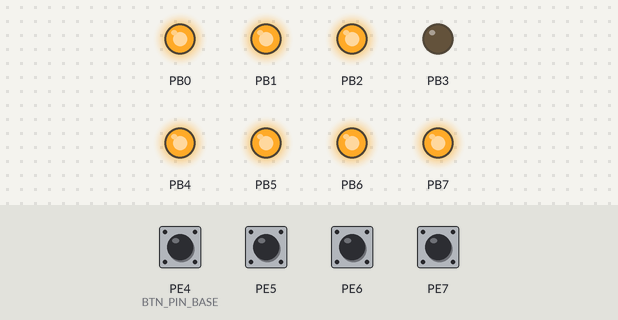
Recording of a program running on a simulated ATmega128, built with avr-gcc and emulated at 14.7456 MHz. Shown: output pins drawn as LEDs (lit = HIGH). Dashed ring = blinking. Inputs (shaded band) come from the test bench; at power-on: PE4 (BTN_PIN_BASE), PE5–7 HIGH.

Above: at 1.2 s.
1.3 s: PE4 (BTN_PIN_BASE) pulled LOW for 0.15 s
At 1.37 s:
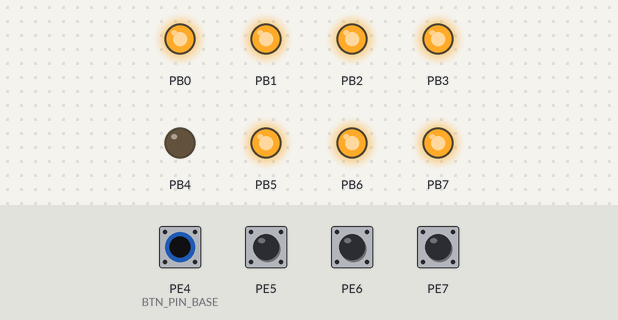
At 1.87 s:
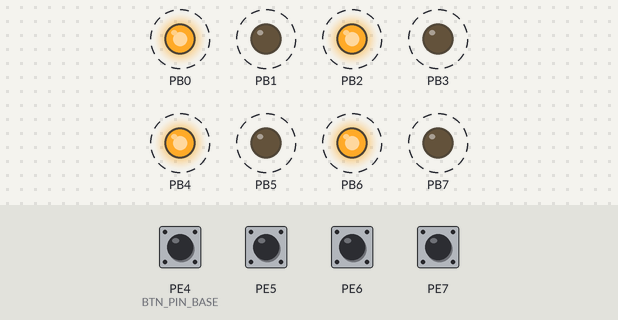
4.3 s: PE4 (BTN_PIN_BASE) pulled LOW for 1 s
At 7.62 s:
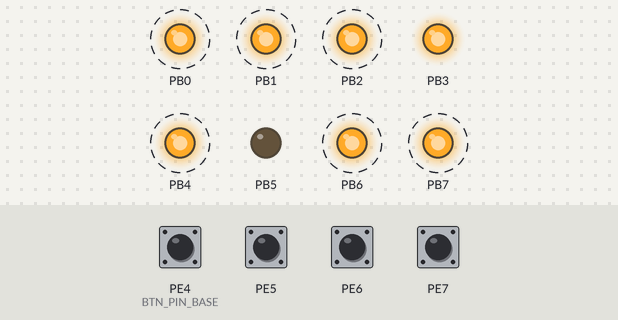
Timing chart, 0 to 14.3 s (numbered marks = the images above; inputs shaded):
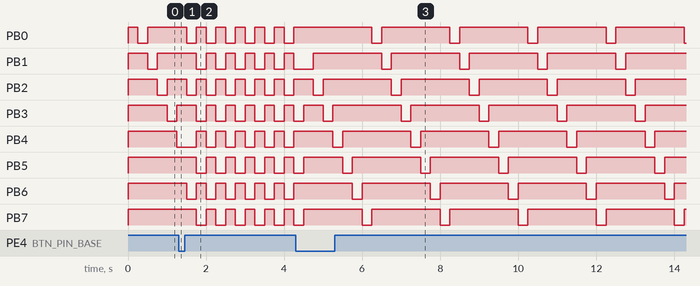

Measured:
- after the input at 1.3 s, PB5, PB7: alternates HIGH for 0.25 s and LOW for 0.25 s, starting after 0.45 s; PB6: alternates HIGH for 0.25 s and LOW for 0.25 s, starting after 0.20 s
- after the input at 4.3 s, PB0: alternates HIGH for 1.8 s and LOW for 0.25 s, starting after 2.0 s; PB1: alternates HIGH for 1.8 s and LOW for 0.25 s, starting after 0.45 s
- by itself, PB0–2, PB4: alternates HIGH for 0.25 s and LOW for 0.25 s
- by itself, PB3: repeats every 2.0 s: LOW 0.25 s, HIGH 1.7 s

The program:

main.c
```c
/*
 * homework4.c
 *
 * 3일차 오전 실습 4 — 어제 코드에서 _delay 를 전부 없애기
 *
 *  기능은 1일차 오후와 똑같다 : 버튼으로 모드를 바꾸고 LED 패턴을 돌린다.
 *  달라진 것은 구조뿐 — 기다리지 않고, tick 이벤트로 진행한다.
 *
 *      1일차 : while(1) { pattern(); _delay_ms(200); }
 *      3일차 : while(1) { tev = timer_get_events(); if (tev & 250MS) step(); }
 *
 *  코드에서 _delay 를 검색해 한 건도 남지 않으면 성공이다.
 */
#define F_CPU 14745600UL

#include <avr/interrupt.h>
#include "D3AM/led.h"
#include "D3AM/btn.h"
#include "D3AM/timer.h"

/* 한 번 부를 때마다 딱 한 단계만 진행한다 — 안에서 기다리지 않는다 */
static void pattern_step(uint8_t mode)
{
    static uint8_t pos;

    if (mode == 0)
        led_write((uint8_t)(1 << pos));                 /* 순차 점등 */
    else
        led_write((uint8_t)((pos & 1) ? 0x55 : 0xAA));  /* 교차 */

    if (++pos >= 8)
        pos = 0;
}

int main(void)
{
    uint8_t mode = 0;

    led_init();
    btn_init();
    btn_int_enable();
    timer_init();

    sei();

    while (1) {
        uint8_t bev = btn_get_events();
        uint8_t tev = timer_get_events();

        /* ① 이벤트 수집 → ② 판단 → ③ 출력 : 순서를 지킨다 */

        if (bev & BTN_EVENT_SW2)            /* 모드 전환 — 즉시 먹는다 */
            mode = !mode;

        if (tev & TIMER_EVENT_250MS)        /* 패턴 한 단계 */
            pattern_step(mode);
    }
}

/*  1일차 코드와 비교해서 확인할 것
 *    · 패턴이 도는 중에도 버튼이 즉시 먹는가 (1일차에는 한 바퀴 기다려야 했다)
 *    · pattern_step 안에 _delay 가 한 줄도 없는가
 *
 *  바뀐 것 정리
 *    _delay_ms(500); led_toggle();   →  if (tev & TIMER_EVENT_250MS) step();
 *    pattern() 안의 _delay_ms        →  단계를 상태(static pos)로 쪼갠다
 */
```

board.h
```c
/*
 * board.h — SDK ATMEGA128A 2020 (Rev 1.0) 보드 정의
 *
 *  회로도 : ../SDK_Atmega128.pdf
 *  퓨즈   : ../ATmega128 키트 퓨즈 설정.pptx
 *           LFUSE = 0x3F · HFUSE = 0xCF · EFUSE = 0xFF
 *           (CKSEL=1111 8~16MHz 외부 크리스털 · SUT=11 · CKOPT=0 풀스윙
 *            JTAGEN=1 → PF4~PF7 도 일반 GPIO · BOD 4.0V · SPIEN 유지)
 *
 *  이 파일 하나만 고치면 배선이 바뀌어도 나머지 코드는 그대로 쓴다.
 *
 *  ─────────────────────────────────────────────────────────────────────
 *  장치              연결                              극성 · 비고
 *  ─────────────────────────────────────────────────────────────────────
 *  LED  D1~D8        PB0 ~ PB7                         Active-Low
 *                    +5V - 1kΩ - LED - PBn             0 = 점등
 *  스위치 SW2~SW5    PE4 ~ PE7  (INT4 ~ INT7)          Active-Low
 *                    10kΩ 풀업 + 0.1uF                 누르면 0
 *  FND 세그먼트      PORTC   A=PC0 … G=PC6, DP=PC7     공통 애노드(CA)
 *                    각 세그먼트에 330Ω                0 = 점등
 *  FND 자리 COM1~4   PD4 ~ PD7                         1 = 그 자리 선택
 *  부저 BUZ          PG3   (반대쪽 1kΩ → +5V)          수동형 · 구형파를 줘야 운다
 *  TEXT LCD          RS=PG0 · R/W=PG1 · E=PG2          8비트 모드
 *                    D0~D7 = PA0 ~ PA7                 대비 VR1
 *  UART1 (USB)       RXD1=PD2 · TXD1=PD3               FT232RL → USB Micro
 *  UART0 (RS232)     RXD0=PE0 · TXD0=PE1               MAX232 → J6 (ISP 공유)
 *  PWM               OC3A = PE3  (Timer3)              D9 Active-Low
 *                                                       → Inverting 모드
 *  ADC  가변저항 VR3 PF0 = ADC0
 *  ADC  조도센서 CDS PF1 = ADC1                        밝을수록 값 ↑
 *  기준 전압         AREF ≈ AVCC = +5V                 REFS1:0 = 01
 *  확장 포트 J2      PF2 ~ PF7
 *  ISP  J4           MISO=PE1 · MOSI=PE0 · SCK=PB1 · /RST
 *  크리스털 X1       14.7456 MHz
 *  ─────────────────────────────────────────────────────────────────────
 */

#ifndef BOARD_H_
#define BOARD_H_

/* 반드시 <util/delay.h> 나 UART 계산보다 먼저 정의되어야 한다.
   프로젝트 속성(Symbols)에 F_CPU=14745600UL 을 넣는 것을 권장한다. */
#ifndef F_CPU
#define F_CPU 14745600UL
#endif

/* ---------------------------------------------------------- LED (PORTB) */
#define LED_DDR         DDRB
#define LED_PORT        PORTB
#define LED_COUNT       8
/* Active-Low : 0 을 쓰면 켜진다 */

/* ---------------------------------------------------------- 스위치 (PORTE) */
#define BTN_DDR         DDRE
#define BTN_PORT        PORTE
#define BTN_PIN         PINE
#define BTN_MASK        0xF0          /* PE4 ~ PE7 */
#define BTN_PIN_BASE    4             /* SW2 → PE4 이므로 핀 = 번호 + 2 */
#define BTN_NUM_BASE    2             /* app 은 SW2 ~ SW5 로 부른다 */
#define BTN_COUNT       4

/* ---------------------------------------------------------- FND */
#define FND_SEG_DDR     DDRC          /* 세그먼트 A~DP */
#define FND_SEG_PORT    PORTC
#define FND_COM_DDR     DDRD          /* 자리 선택 COM1~COM4 = PD4~PD7 */
#define FND_COM_PORT    PORTD
#define FND_COM_MASK    0xF0
#define FND_COM_BASE    4             /* COM1 = PD4 */
#define FND_DIGITS      4

/* ---------------------------------------------------------- 부저 */
#define BUZZER_DDR      DDRG
#define BUZZER_PORT     PORTG
#define BUZZER_BIT      PG3           /* Active-High · 수동형(구형파 필요) */

/* ---------------------------------------------------------- CLCD */
#define LCD_DATA_DDR    DDRA
#define LCD_DATA_PORT   PORTA
#define LCD_DATA_PIN    PINA
#define LCD_CTRL_DDR    DDRG
#define LCD_CTRL_PORT   PORTG
#define LCD_RS          PG0
#define LCD_RW          PG1
#define LCD_E           PG2

/* ---------------------------------------------------------- ADC */
#define ADC_PIN_VR      0             /* PF0 */
#define ADC_PIN_CDS     1             /* PF1 */

/* ---------------------------------------------------------- PWM */
#define PWM_DDR         DDRE
#define PWM_BIT         PE3           /* OC3A */

#endif /* BOARD_H_ */
```

btn.c
```c
/*
 * btn.c — 스위치 드라이버
 *
 *  회로 : +5V ─ 10kΩ ─ (PEn) ─ 택트스위치 ─ GND,  PEn 에 0.1uF 병렬
 *         누르지 않음 -> 1,  누름 -> 0   (Active-Low)
 *         0.1uF 이 잡음을 조금 눌러 주지만 채터링을 없애지는 못한다.
 *
 *  PE4~PE7 은 INT4~INT7 이므로 트리거 설정은 EICRB 를 쓴다.
 *  (INT0~INT3 은 EICRA — 이 보드에서는 PD0·PD1 이 연결되어 있지 않다)
 */
#include <avr/io.h>
#include <avr/interrupt.h>
#include "board.h"
#include "btn.h"

/* ISR 이 쓰고 main 이 읽는다 — volatile 필수 */
static volatile uint8_t btn_event = 0;

ISR(INT4_vect) { btn_event |= BTN_EVENT_SW2; }   /* SW2 */
ISR(INT5_vect) { btn_event |= BTN_EVENT_SW3; }   /* SW3 */
ISR(INT6_vect) { btn_event |= BTN_EVENT_SW4; }   /* SW4 */
ISR(INT7_vect) { btn_event |= BTN_EVENT_SW5; }   /* SW5 */

void btn_init(void)
{
    BTN_DDR  &= ~BTN_MASK;      /* PE4 ~ PE7 을 입력으로 */
    BTN_PORT &= ~BTN_MASK;      /* 내부 풀업은 끈다 — 보드에 외부 풀업이 있다 */
}

uint8_t btn_is_pressed(uint8_t n)
{
    /* n = 2~5  ->  PE4~PE7 */
    uint8_t bit = (uint8_t)(n - BTN_NUM_BASE + BTN_PIN_BASE);
    return (BTN_PIN & (1 << bit)) == 0;      /* 눌리면 0 이므로 뒤집는다 */
}

uint8_t btn_get_edge(uint8_t n)
{
    static uint8_t prev[BTN_COUNT] = {0, 0, 0, 0};
    uint8_t idx  = (uint8_t)(n - BTN_NUM_BASE);
    uint8_t curr = btn_is_pressed(n);
    uint8_t edge = (prev[idx] == 0) && (curr == 1);

    prev[idx] = curr;
    return edge;
}

void btn_int_enable(void)
{
    /* ① 트리거 조건 — INT4~INT7 을 하강 에지로 (ISCn1:ISCn0 = 10) */
    EICRB &= ~((1 << ISC40) | (1 << ISC50) | (1 << ISC60) | (1 << ISC70));
    EICRB |=  ((1 << ISC41) | (1 << ISC51) | (1 << ISC61) | (1 << ISC71));

    /* ② 설정 중에 생긴 묵은 요청을 지운다 — 플래그는 1 을 써서 지운다 */
    EIFR  = (1 << INTF4) | (1 << INTF5) | (1 << INTF6) | (1 << INTF7);

    /* ③ 개별 허용 */
    EIMSK |= (1 << INT4) | (1 << INT5) | (1 << INT6) | (1 << INT7);

    /* 전역 허용 sei() 는 모든 드라이버 초기화가 끝난 뒤 main 에서 한 번만 */
}

uint8_t btn_get_events(void)
{
    uint8_t sreg = SREG;        /* 현재 인터럽트 허용 상태를 기억 */
    uint8_t ev;

    cli();                      /* 읽고 지우는 사이에 끼어들지 못하게 */
    ev = btn_event;
    btn_event = 0;
    SREG = sreg;                /* 원래 상태로 복원 (sei() 가 아니다) */

    return ev;
}
```

btn.h
```c
/*
 * btn.h — 스위치 드라이버 (SDK ATMEGA128A)
 *
 *      SW2 → PE4 (INT4)      SW4 → PE6 (INT6)
 *      SW3 → PE5 (INT5)      SW5 → PE7 (INT7)
 *
 *  보드에 10kΩ 풀업 + 0.1uF 이 달려 있어 누르지 않으면 1, 누르면 0 이다.
 *  드라이버가 반전해서 "눌렸다 = 1" 로 돌려준다.
 *
 *  app 은 보드에 인쇄된 이름(SW2~SW5)을 그대로 쓴다.
 */

#ifndef BTN_H_
#define BTN_H_

#include <stdint.h>

/* app 이 쓰는 버튼 번호 — 보드 실크와 같다 */
#define BTN_SW2         2
#define BTN_SW3         3
#define BTN_SW4         4
#define BTN_SW5         5

#define BTN_EVENT_SW2   (1 << 0)      /* PE4 / INT4 */
#define BTN_EVENT_SW3   (1 << 1)      /* PE5 / INT5 */
#define BTN_EVENT_SW4   (1 << 2)      /* PE6 / INT6 */
#define BTN_EVENT_SW5   (1 << 3)      /* PE7 / INT7 */

void    btn_init(void);                 /* 입력 설정만 — 인터럽트는 아직 */
uint8_t btn_is_pressed(uint8_t n);      /* n : 2 ~ 5, 눌려 있으면 1 */
uint8_t btn_get_edge(uint8_t n);        /* 방금 눌린 순간에만 1 (폴링용) */

void    btn_int_enable(void);           /* INT4 ~ INT7 하강 에지 허용 */
uint8_t btn_get_events(void);           /* 쌓인 이벤트를 읽고 지운다 */

#endif /* BTN_H_ */
```

buzzer.c
```c
/*
 * buzzer.c — 부저 드라이버 (수동형 · Active-High · PG3)
 *
 *  수동형이라 전압을 걸어 두는 것만으로는 울지 않는다. 구형파가 필요하다.
 *
 *  톤 만들기 — 비어 있는 Timer1 을 쓴다 (Timer0 = tick, Timer3 = PWM)
 *      분주 8        ->  14,745,600 / 8 = 1,843,200 Hz
 *      OCR1A = 899   ->  1,843,200 / (1 + 899) = 2,048 Hz 로 비교일치
 *      인터럽트마다 PG3 토글  ->  1,024 Hz 구형파,  오차 0 %
 *
 *  OC1A~OC1C 는 PB5~PB7 이라 부저(PG3)에 닿지 않는다.
 *  그래서 하드웨어 출력이 아니라 ISR 에서 핀을 직접 뒤집는다.
 *
 *  길이는 10 ms tick 이 센다 — app 이 buzzer_tick() 을 주기적으로 부른다.
 *  울리는 동안에도 CPU 는 자유롭다 (ISR 은 토글 한 줄이다).
 */
#include <avr/io.h>
#include <avr/interrupt.h>
#include <util/delay.h>
#include "board.h"
#include "buzzer.h"

#define BUZZER_TOP      899         /* 1,024 Hz 구형파 (분주 8) */

/* 남은 tick 수. buzzer_tick() 에서 줄이므로 volatile 이다. */
static volatile uint16_t beep_left;

ISR(TIMER1_COMPA_vect)              /* 2,048 Hz — 이 토글이 곧 소리다 */
{
    BUZZER_PORT ^= (1 << BUZZER_BIT);
}

static void tone_start(void)
{
    TCNT1  = 0;
    OCR1A  = BUZZER_TOP;
    TCCR1A = 0;                             /* 비 PWM — OC 핀은 쓰지 않는다 */
    TCCR1B = (1 << WGM12) | (1 << CS11);    /* CTC · 분주 8 */
    TIMSK |= (1 << OCIE1A);                 /* |= 필수 (Timer 0·1·2 공용) */
}

static void tone_stop(void)
{
    TIMSK  &= ~(1 << OCIE1A);
    TCCR1B  = 0;                            /* 클럭을 끊는다 */
    BUZZER_PORT &= ~(1 << BUZZER_BIT);      /* 정지 = LOW */
}

void buzzer_init(void)
{
    BUZZER_PORT &= ~(1 << BUZZER_BIT);      /* 먼저 정지 상태로 두고 */
    BUZZER_DDR  |=  (1 << BUZZER_BIT);      /* 그 다음 출력으로 바꾼다 */
    beep_left = 0;
    tone_stop();
}

void buzzer_on(void)  { tone_start(); }
void buzzer_off(void) { tone_stop(); }

void buzzer_beep(uint16_t ms)
{
    /* 10 ms tick 기준으로 올림 — 5 ms 를 넣어도 한 번은 울린다 */
    beep_left = (uint16_t)((ms + 9) / 10);
    if (beep_left)
        buzzer_on();
}

void buzzer_tick(void)              /* 10 ms 마다 부른다 */
{
    if (beep_left == 0)
        return;                     /* 울리는 중이 아니다 */
    if (--beep_left == 0)
        buzzer_off();               /* 마지막 tick 이면 끈다 */
}

void buzzer_beep_blocking(uint16_t ms)
{
    /* 타이머를 배우기 전 실습용 — delay 로 직접 파형을 만든다.
       1 kHz 니까 한 주기가 1 ms 다. 그동안 다른 일은 아무것도 못 한다. */
    uint16_t n = ms;

    while (n--) {
        BUZZER_PORT |=  (1 << BUZZER_BIT);
        _delay_us(500);
        BUZZER_PORT &= ~(1 << BUZZER_BIT);
        _delay_us(500);
    }
}
```

buzzer.h
```c
/*
 * buzzer.h — 부저 드라이버 (SDK ATMEGA128A : PG3, Active-High)
 *
 *  회로 : +5V ─ 1kΩ ─ BUZ ─ PG3        PG3 = 1 일 때 전류가 흐른다
 *
 *  이 보드의 부저는 **수동형(passive)** 이다. 안에 발진 회로가 없어서
 *  핀에 전압을 걸어 두는 것만으로는 울지 않는다 — 구형파를 만들어 줘야 한다.
 *  (HW 트랙 예제도 PG3 를 500 us 마다 토글해 소리를 낸다)
 *
 *  톤은 Timer1 이 만든다. Timer0 은 10 ms tick, Timer3 은 PWM 으로 쓰이므로
 *  비어 있는 Timer1 을 쓴다. 자세한 계산은 buzzer.c 위쪽에 있다.
 *  OC1A~OC1C 는 PB5~PB7 이라 부저(PG3)에 닿지 않아서, 하드웨어 출력이 아니라
 *  ISR 에서 직접 토글한다.
 *
 *  참고 : PG3 는 TOSC2 겸용이다. ASSR 의 AS0 을 켜면(비동기 Timer0 — RTC 용)
 *         이 핀은 32.768 kHz 크리스털 전용이 되어 I/O 로 쓸 수 없다.
 */

#ifndef BUZZER_H_
#define BUZZER_H_

#include <stdint.h>

void buzzer_init(void);
void buzzer_on(void);           /* 톤 시작 — Timer1 을 돌린다 */
void buzzer_off(void);          /* 톤 정지 — Timer1 을 멈추고 핀을 LOW 로 */

/* 아래 두 개는 한 쌍이다.
   buzzer_beep(ms) 로 시작하고, 10 ms tick 마다 buzzer_tick() 을 부르면
   시간이 다 됐을 때 드라이버가 스스로 끈다. */
void buzzer_beep(uint16_t ms);
void buzzer_tick(void);

void buzzer_beep_blocking(uint16_t ms);   /* 블로킹 — 타이머 배우기 전 실습용 */

#endif /* BUZZER_H_ */
```

fnd.c
```c
/*
 * fnd.c — 4자리 FND 다중화
 *
 *  글자 폰트 (공통 애노드 : 켜려는 세그먼트를 0 으로)
 *      bit0=A bit1=B bit2=C bit3=D bit4=E bit5=F bit6=G bit7=DP
 *      숫자 0 은 A~F 를 켜고 G·DP 를 끄므로  1100 0000 = 0xC0
 */
#include <avr/io.h>
#include "board.h"
#include "fnd.h"

static const uint8_t FONT[10] = {
    0xC0,   /* 0 */  0xF9,   /* 1 */  0xA4,   /* 2 */  0xB0,   /* 3 */
    0x99,   /* 4 */  0x92,   /* 5 */  0x82,   /* 6 */  0xF8,   /* 7 */
    0x80,   /* 8 */  0x90    /* 9 */
};

static uint8_t digit[FND_DIGITS];

void fnd_init(void)
{
    FND_SEG_PORT  = 0xFF;                     /* 모든 세그먼트 소등 */
    FND_SEG_DDR   = 0xFF;
    FND_COM_PORT &= ~FND_COM_MASK;            /* 모든 자리 선택 해제 */
    FND_COM_DDR  |= FND_COM_MASK;

    fnd_set_number(0);
}

void fnd_set_number(uint16_t value)
{
    if (value > 9999)
        value = 9999;

    digit[0] = (uint8_t)(value / 1000);
    digit[1] = (uint8_t)((value / 100) % 10);
    digit[2] = (uint8_t)((value / 10) % 10);
    digit[3] = (uint8_t)(value % 10);
}

void fnd_clear(void)
{
    FND_COM_PORT &= ~FND_COM_MASK;
    FND_SEG_PORT  = 0xFF;
}

void fnd_scan(void)
{
    static uint8_t pos = 0;

    /* ① 먼저 모든 자리를 끈다 — 세그먼트를 바꾸는 동안 잔상(고스트)이 남지 않게 */
    FND_COM_PORT &= ~FND_COM_MASK;

    /* ② 이번 자리의 숫자를 세그먼트에 싣는다 */
    FND_SEG_PORT = FONT[digit[pos]];

    /* ③ 그 자리만 켠다 — COM1 = PD4 */
    FND_COM_PORT |= (uint8_t)(1 << (FND_COM_BASE + pos));

    if (++pos >= FND_DIGITS)
        pos = 0;
}

void fnd_digit(uint8_t pos, uint8_t num)
{
    /* 타이머가 없는 1일차 실습용 — main 이 직접 한 자리씩 돌린다.
       순서는 fnd_scan 과 같다 : 끄고 → 세그먼트 → 그 자리만 켠다 */
    if (pos >= FND_DIGITS || num > 9)
        return;

    FND_COM_PORT &= ~FND_COM_MASK;
    FND_SEG_PORT  = FONT[num];
    FND_COM_PORT |= (uint8_t)(1 << (FND_COM_BASE + pos));
}
```

fnd.h
```c
/*
 * fnd.h — 4자리 FND 드라이버 (SDK ATMEGA128A)
 *
 *      세그먼트 A~DP = PC0 ~ PC7   (공통 애노드 CA -> 0 이 점등, 330Ω)
 *      자리 COM1~COM4 = PD4 ~ PD7  (1 이 그 자리 선택)
 *
 *  한 순간에 한 자리만 켜고 빠르게 돌린다 (다중화).
 *  fnd_scan() 을 2.5 ms 마다 부르면 4자리 갱신율이 100 Hz 가 되어
 *  잔상으로 네 자리가 함께 켜져 보인다.
 *  (Timer0 을 1024 대신 256 분주로 두면 같은 OCR0 로 2.5 ms tick 이 된다)
 */

#ifndef FND_H_
#define FND_H_

#include <stdint.h>

void fnd_init(void);
void fnd_set_number(uint16_t value);   /* 0 ~ 9999 */
void fnd_clear(void);
void fnd_scan(void);                   /* 주기적으로 호출 (Timer tick 권장) */
void fnd_digit(uint8_t pos, uint8_t num);  /* 한 자리만 직접 켠다 (pos 0~3) */

#endif /* FND_H_ */
```

homework1.c
```c
/*
 * homework1.c
 *
 * 3일차 오전 실습 1 — delay 를 tick 으로
 *
 *  3일차 오전 : Timer0 CTC · 10 ms tick · 논블로킹 Super Loop
 *  보드       : 14.7456 MHz / 1024 = 14,400 Hz, OCR0 = 143 -> 정확히 10 ms
 *
 *  _delay_ms 가 한 줄도 없다. 하나의 tick 에서 250 ms 와 1 s 를 함께 만든다.
 */
#define F_CPU 14745600UL

#include <avr/interrupt.h>
#include "led.h"
#include "timer.h"
#include "uart.h"

int main1(void)
{
    uint8_t tev;
    uint8_t pos = 0;

    led_init();
    timer_init();
    uart_init();

    sei();
    uart_puts("\n=== Timer0 CTC tick (10 ms base) ===\n");

    while (1) {
        tev = timer_get_events();

        if (tev & TIMER_EVENT_250MS) {      /* 250 ms : LED 한 칸 이동 */
            led_write((uint8_t)(1 << pos));
            if (++pos >= 8)
                pos = 0;
        }

        if (tev & TIMER_EVENT_1S) {         /* 1 초 : tick 이 정확한지 확인 */
            uart_put_uint16((uint16_t)timer_millis());
            uart_puts(" ms\n");
        }
    }
}

/*
 *  확인할 것
 *   1) 1초 로그의 ms 값이 1000 씩 정확히 늘어나는가 (CTC 라서 오차가 없다)
 *   2) LED 는 250 ms, 로그는 1 s — tick 하나로 두 주기가 함께 돈다
 *   3) Normal 모드 + TCNT0 = 112 재적재 방식으로 바꾸면 오차가 어떻게 달라지는가
 *   4) 분주를 1024 -> 256 으로 바꾸면 tick 은 몇 ms 가 되는가 (2.5 ms)
 */
```

homework2.c
```c
/*
 * homework2.c
 *
 * 3일차 오전 실습 2 — PWM 으로 밝기 조절
 *
 *  Timer3 Fast PWM 8-bit · 분주 64 -> 900 Hz  (OC3A = PE3, 보드의 D9)
 *  D9 는 Active-Low 라서 드라이버가 반전(COM3A1:0 = 11) 을 쓴다.
 *
 *  50 ms tick 마다 듀티를 5 % 씩 올리고 내려 "호흡 효과" 를 만든다.
 *  블로킹이 없으므로 그동안 다른 일도 함께 돈다.
 */
#define F_CPU 14745600UL

#include <avr/interrupt.h>
#include "timer.h"
#include "pwm.h"
#include "uart.h"

int main2(void)
{
    uint8_t tev;
    uint8_t duty = 0;
    int8_t  step = 5;

    timer_init();
    pwm_init();
    uart_init();

    sei();
    uart_puts("\n=== Timer3 Fast PWM  900 Hz  (OC3A = PE3, D9) ===\n");

    while (1) {
        tev = timer_get_events();

        if (tev & TIMER_EVENT_50MS) {               /* 50 ms 마다 한 단계 */
            int16_t next = (int16_t)duty + step;    /* uint8_t 로 더하면 넘친다 */

            if (next >= 100) { next = 100; step = -5; }
            if (next <= 0)   { next = 0;   step =  5; }

            duty = (uint8_t)next;
            pwm_set_duty(duty);
        }

        if (tev & TIMER_EVENT_1S) {
            uart_puts("duty=");
            uart_put_uint16(duty);
            uart_puts("%\n");
        }
    }
}

/*
 *  확인할 것
 *   1) D9 가 0 % 에서 100 % 까지 매끄럽게 밝아지고 어두워지는가
 *   2) duty 를 int16_t 로 계산하는 이유 — uint8_t 로 하면 0 아래에서 255 가 된다
 *   3) I/O View 에서 OCR3A 가 듀티에 따라 바뀌는지 확인한다
 *   4) 분주를 64 -> 8 로 바꾸면 주파수가 얼마가 되는가 (7.2 kHz)
 */
```

homework3.c
```c
/*
 * homework3.c
 *
 * 3일차 오전 실습 3 — 부저를 길이로 구분한다
 *
 *  이 보드의 부저는 수동형이다. 전압을 걸어 두는 것만으로는 울지 않아서
 *  드라이버가 Timer1 CTC 로 1,024 Hz 구형파를 만든다 (buzzer.c 참고).
 *  app 이 정하는 것은 "길이" 뿐이다.
 *
 *      buzzer_beep(ms)  로 시작하고,
 *      10 ms tick 마다 buzzer_tick() 을 불러 주면 시간이 다 됐을 때 스스로 꺼진다.
 *
 *  블로킹하지 않으므로 비프가 울리는 동안에도 LED 는 계속 흐른다.
 */
#define F_CPU 14745600UL

#include <avr/interrupt.h>
#include "led.h"
#include "btn.h"
#include "timer.h"
#include "buzzer.h"

int main3(void)
{
    uint8_t pos = 0;

    led_init();
    btn_init();
    btn_int_enable();
    buzzer_init();
    timer_init();

    sei();

    while (1) {
        uint8_t bev = btn_get_events();
        uint8_t tev = timer_get_events();

        if (bev & BTN_EVENT_SW2)  buzzer_beep(50);    /* 확인 — 짧게 */
        if (bev & BTN_EVENT_SW3)  buzzer_beep(200);   /* 경고 — 중간 */
        if (bev & BTN_EVENT_SW4)  buzzer_beep(500);   /* 오류 — 길게 */

        if (tev & TIMER_EVENT_10MS)
            buzzer_tick();                            /* 남은 길이를 센다 */

        if (tev & TIMER_EVENT_250MS) {   /* 비프와 무관하게 LED 는 계속 흐른다 */
            led_write((uint8_t)(1 << pos));
            if (++pos >= 8)
                pos = 0;
        }
    }
}

/*  확인할 것
 *    · 세 버튼의 소리 길이가 다른가 (50 / 200 / 500 ms)
 *    · 비프가 울리는 동안에도 LED 가 멈추지 않는가 — 이것이 논블로킹이다
 *    · buzzer_beep_blocking() 으로 바꿔 보고 LED 흐름이 멈추는 것을 확인한다
 *
 *  음정을 바꾸려면
 *    · buzzer.c 의 OCR1A 를 바꾼다 (지금은 899 -> 1,024 Hz)
 *    · OCR1A = F_CPU / (2 x 분주 x 주파수) - 1
 *      440 Hz(라) : 14,745,600 / (2 x 8 x 440) - 1 = 2,094
 */
```

Source omitted: homework4.c (1497 bytes), led.c (760 bytes), led.h (445 bytes), pwm.c (1542 bytes), pwm.h (558 bytes), timer.c (1966 bytes), timer.h (799 bytes), uart.c (2096 bytes), uart.h (719 bytes)
